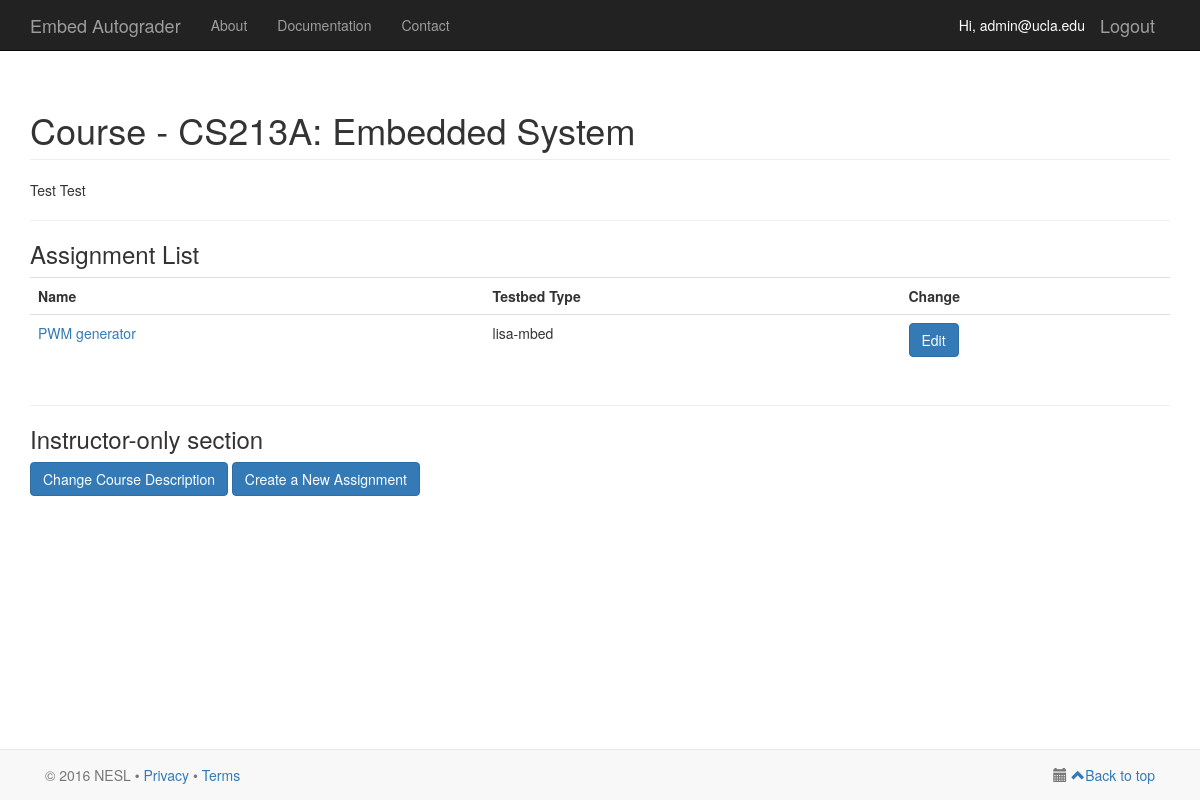
Page /course/3/ (signed in) on the committed database.
### serapis/models.py (models this page shows, shortened)
class Course(models.Model):
    FALL = 0
    WINTER = 1
    SPRING = 2
    SUMMER = 3
    QUARTER_TYPES = (
        (FALL, 'Fall'),
        (WINTER, 'Winter'),
        (SPRING, 'Spring'),
        (SUMMER, 'Summer'),
    )
    YEAR_CHOICES = []
    for r in range(2015, (datetime.datetime.now().year+2)):
        YEAR_CHOICES.append((r,r))
    owner_id = models.ForeignKey(User, on_delete = models.CASCADE)
    course_code = models.CharField(max_length = 10, default = '')
    name = models.CharField(max_length = 100, default = '')
    description = models.TextField()
    quarter = models.IntegerField(choices=QUARTER_TYPES, default=FALL)
    year = models.IntegerField(choices=YEAR_CHOICES, default=datetime.datetime.now().year)

class Assignment(models.Model):
    course_id = models.ForeignKey(Course, on_delete = models.CASCADE)
    name = models.CharField(max_length=50)
    release_time = models.DateTimeField()
    deadline = models.DateTimeField()
    problem_statement = models.TextField()
    input_statement = models.TextField()
    output_statement = models.TextField()
    testbed_type_id = models.ForeignKey(TestbedType, on_delete = models.CASCADE, default = None, null = True)
    num_testbeds = models.IntegerField(default = None, null = True)

class TestbedType(models.Model):
    name = models.CharField(max_length=50, null=True, blank=True)

### serapis/views.py (the view)
# urls.py: url(r'^course/([0-9]+)/$', views.course, name='course'),
@login_required(login_url='/login/')
def course(request, course_id):
    username = request.user
    user = User.objects.filter(username=username)[0]
    user_profile = UserProfile.objects.filter(user=user)[0]
    alter_course_permission = user_profile.user_role in [UserProfile.ROLE_SUPER_USER, UserProfile.ROLE_INSTRUCTOR, UserProfile.ROLE_TA]
    course_list = Course.objects.filter(id=course_id)
    if not course_list:
        return HttpResponse("Course cannot be found")
    course = course_list[0]
    assignment_list = Assignment.objects.filter(course_id=course_id)
    template_context = {
            'myuser': request.user,
            'user_profile': user_profile,
            'alter_course_permission': alter_course_permission,
            'course': course,
            'assignment_list': assignment_list,
    }
    return render(request, 'serapis/course.html', template_context)

### serapis/templates/serapis/course.html (shortened to what this page needs)
{% extends 'serapis/base.html' %}
{% load staticfiles %}
{% block content %}
    <div class="container">
        <h1 class="page-header">Course - {{ course.course_code }}: {{ course.name }}</h1>
        <p>{{course.description}}</p>
        <hr/>
        <h3>Assignment List</h3>
        {% if not assignment_list %}
            <p>No assignments are available.</p>
        {% else %}
            <div class="table-responsive">
            <table class="table table-hover">
                <tr>
                    <th>Name</th>
                    <th>Testbed Type</th>
                    {% if alter_course_permission %}
                        <th>Change</th>
                    {% endif %}
                </tr>
                {% for assignment in assignment_list %}
                    <tr>
                        <td><a href="{% url 'assignment' assignment.id %}">{{ assignment.name }}</a></td>
                        {% if assignment.testbed_type_id %}
                            <td>{{ assignment.testbed_type_id.name }}</td>
                        {% else %}
                            <td>To be assigned</td>
                        {% endif %}
                        {% if alter_course_permission %}
                            <td><a class="btn btn-primary" href="{% url 'modify-assignment' assignment.id %}">Edit</a></td>
                        {% endif %}
                    </tr>
                {% endfor %}
            </table>
            </div>
        {% endif %}
        {% if alter_course_permission %}
            <hr/>
            <h3>Instructor-only section</h2>
            <p>
                <a href='{% url 'modify-course' course.id %}' class="btn btn-primary">Change Course Description</a>
                <a href='{% url 'create-assignment' course.id %}' class="btn btn-primary">Create a New Assignment</a>
            </p>
        {% endif %}
    </div>
{% endblock %}

### serapis/templates/serapis/base.html (shortened to what this page needs)
{% load staticfiles %}
<!DOCTYPE html>
<html lang="en">
    <head>
        <link href="{% static 'bootstrap/css/bootstrap.min.css' %}" rel="stylesheet">
        <link href="{% static 'bootstrap/css/bootstrap-datetimepicker.css' %}" rel="stylesheet">
        <link href="http://code.jquery.com/ui/1.11.1/themes/smoothness/jquery-ui.css" rel="stylesheet">
        <link rel="stylesheet" href="//maxcdn.bootstrapcdn.com/font-awesome/4.3.0/css/font-awesome.min.css">
    </head>
    <body>
        <nav class="navbar navbar-inverse navbar-fixed-top" role="navigation">
            <div class="container">
                <div class="navbar-header">
                    <a class="navbar-brand" href="{% url 'homepage' %}">Embed Autograder</a>
                </div>
                {% if myuser.is_authenticated %}
                    <a href="{% url 'logout' %}" class="navbar-brand pull-right">Logout</a>
                    <span class="navbar-brand pull-right" style="font-size:14px; color:white">Hi, {{ myuser.username }}</span>
                {% endif %}
                <div class="collapse navbar-collapse" id="bs-example-navbar-collapse-1">
                    <ul class="nav navbar-nav">
                        <li><a href="#">About</a></li>
                        <li><a href="#">Documentation</a></li>
                        <li><a href="#">Contact</a></li>
                    </ul>
                </div>
            </div>
        </nav>
        {% block content %}
        {% endblock %}
        <div class="navbar navbar-default navbar-fixed-bottom">
        <div class="container">
            <p class="navbar-text pull-left">© 2016 NESL •
                <a href="http://nesl.ee.ucla.edu/privacy">Privacy</a>
                <span>•</span>
                <a href="http://nesl.ee.ucla.edu/terms">Terms</a>
            </p>
            <div class="navbar-text pull-right">
                <i class="glyphicon glyphicon-calendar" aria-hidden="true"></i>
                <a href="#Top"><span class="glyphicon-class glyphicon glyphicon-chevron-up"></span>Back to top</a>
            </div>
        </div>
    </body>
</html>

### serapis/templates/serapis/base.html (style rules this page uses)
body { padding-top: 70px; padding-bottom: 70px; }

### rows in the picture
Course: course_code "CS213A", name "Embedded System", description "Test Test"
Assignment: name "PWM generator", testbed_type_id.name "lisa-mbed"

### other values in the picture
{{ myuser.username }} "admin@ucla.edu"
